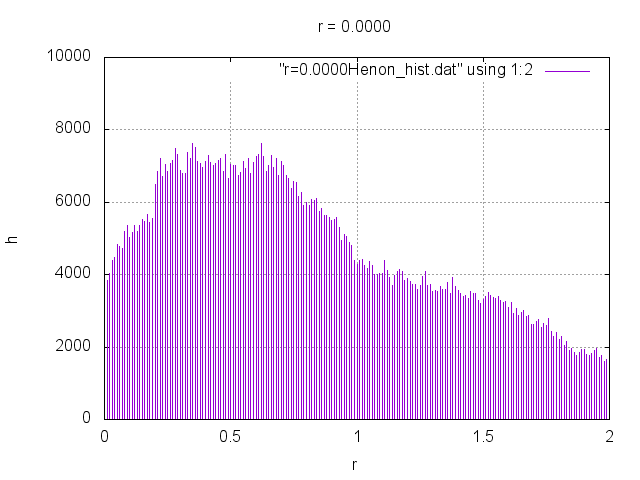

Recreate this plot in gnuplot.
set grid
set title "r = 0.0000"
set xrange [0:2]
set yrange [0:10000]
set xlabel "r"
set ylabel "h"
plot "r=0.0000Henon_hist.dat" using 1:2 with impulses
pause 2
set terminal png
set output "r=0.0000Henon_hist.png"
replot
set terminal x11